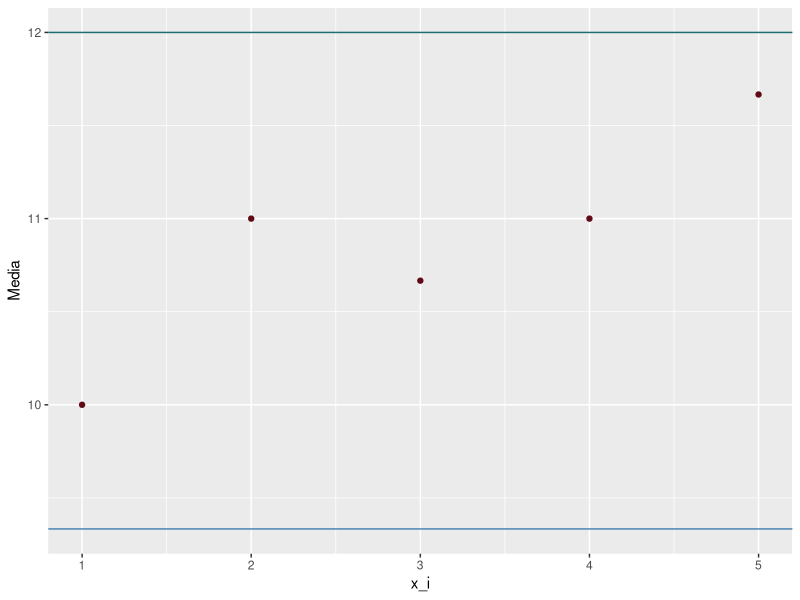
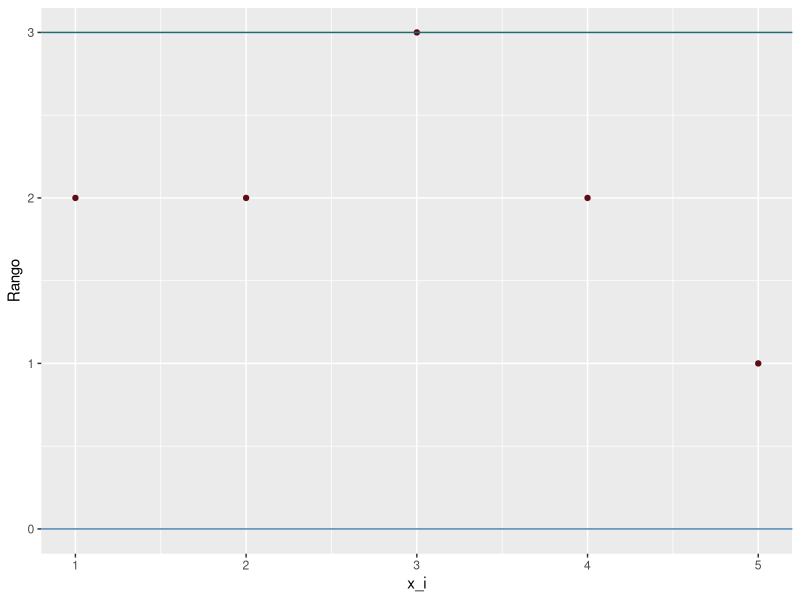

Generate these figures, in order, with R:
if (!require('ggplot2')) install.packages('ggplot2'); 
library(ggplot2)

set.seed(140)

#Datos para el algoritmo
#distribuci?n exponencial d=7
samples = c(9,10,11,11,12,10,9,11,12,10,11,12,12,12,11)
n <- c(3)
k <- c(5)
alphainit <- c(0.0026997961)
bboots <- c(300)
a<-sqrt(n/(n-1))

#Medias y rangos
mediamuestral <- array(1:(k*bboots)+1)
rangoboots <- array(1:(k*bboots)+1)

#Limites
BootsMedia <- array(1:2)
BootsRango <- array(1:2)

#Media y rango
Rango = array(1:k)
Media = array(1:k)

# ------------------------------------------------------------------
# --------------- Algoritmo para calcular limites ------------------
# ------------------------------------------------------------------

for(i in 0:(k-1)){
  maximo = min(samples)
  minimo = max(samples)
  Media[i+1] = 0
  for(j in 1:n){ 
    if(maximo < samples[i*n+j]){
      maximo = samples[i*n+j]
    }
    if(minimo > samples[i*n+j]){
      minimo = samples[i*n+j]
    }
    Media[i+1] = Media[i+1] + samples[i*n+j]
  }
  Rango[i+1] = maximo - minimo
  Media[i+1] = Media[i+1] / n
}


bootsrango <- replicate(bboots,samples)
permrango <- sample(bootsrango,size=(n*k*bboots))
permrango <- array(permrango,c(n,k*bboots))

boots <- replicate(bboots,samples)
perm <- sample(boots,size=(n*k*bboots))
perm <- array(perm,c(n,k*bboots))


for (i in 0:((k*bboots)-1)){ 
  rangoboots[i+1] = (max(permrango[,i+1])-min(permrango[,i+1]))
  mediamuestral[i+1] = mean(perm[,i+1])
}
mediamuestral <- sort(mediamuestral)
rangoboots <- sort(rangoboots)

BootsRango[1] <- rangoboots[as.integer((k*bboots)*alphainit/2)]
BootsRango[2] <- rangoboots[as.integer((k*bboots)*(1-alphainit/2))+1]
BootsMedia[1] <- mediamuestral[as.integer((k*bboots)*alphainit/2)]
BootsMedia[2] <- mediamuestral[as.integer((k*bboots)*(1-alphainit/2))+1]

print(mediamuestral)
print(rangoboots)

print(BootsMedia)
print(BootsRango)

# ------------------------------------------------------------------
# -------------------- Impresiones y Gr�ficos ----------------------
# ------------------------------------------------------------------


#Graficos con limites Shewart y Bootstrap

datmedia <- data.frame(Media)
datrango <- data.frame(Rango)
x_i <- 1:k

#Grafico Bootstrap Media
medgraph <- ggplot(datmedia, aes(x_i,Media), colour = "#610a15")
(medgraph + geom_point(colour = "#610a15")) + geom_hline(yintercept = BootsMedia[1], colour="steelblue") + geom_hline(yintercept = BootsMedia[2], colour = "#1e6b70" )

#Grafico Bootstrap Rango
rangraph <- ggplot(datrango, aes(x_i,Rango), colour = "#610a15")
(rangraph + geom_point(colour = "#610a15")) + geom_hline(yintercept = BootsRango[1], colour="steelblue") + geom_hline(yintercept = BootsRango[2], colour = "#1e6b70" )

#Creacion de archivos txt
#write.table(BootsMedia,"Limite Bootstrap Media 0,0027.txt",sep = "\t",row.names = FALSE, col.names = c("Limite inferior", "Limite superior"))
#write.table(BootsRango,"Limite Bootstrap Rango 0,0027.txt",sep = "\t",row.names = FALSE, col.names = c("Limite inferior", "Limite superior"))

